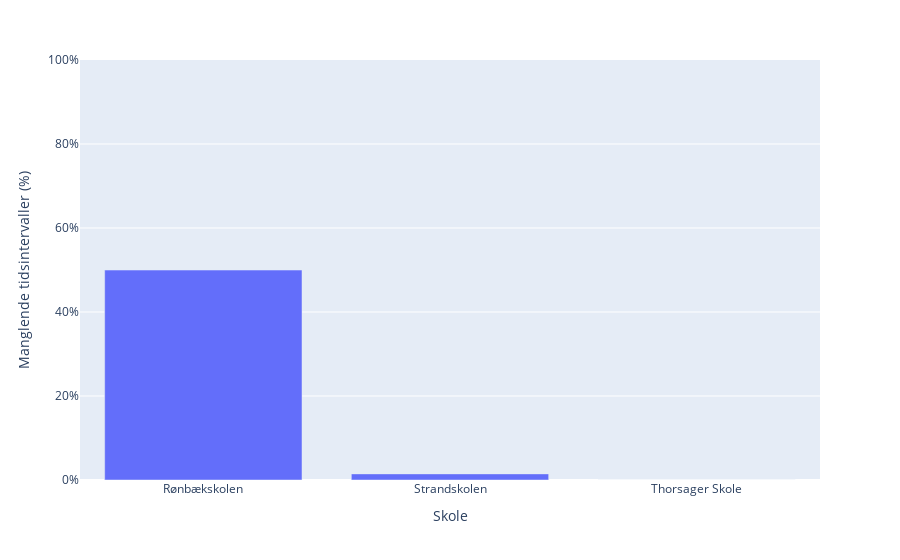

Notebook source saved alongside this figure:
### Code cell
fig = (
    ratios
    .sort_values("msg_ratio")
    .groupby("skole")
    .agg({"msg_ratio": "mean"})
    .sort_values("msg_ratio")
    .reset_index()
    .assign(msg_ratio=lambda d: (1 - d["msg_ratio"]) * 100)
    .plot(
        kind="bar",
        x="skole",
        y="msg_ratio",
        # y range
        range_y=(0, 100),
    )
)
fig.update_layout(yaxis_title='Manglende tidsintervaller (%)', xaxis_title='Skole')
# # set percentage tick suffix
fig.update_yaxes(ticksuffix="%")

### Figure 1 — Plotly figure (JSON) as saved in the notebook; plotly's stock layout.template omitted (floating-point values rounded to 4 significant figures)
{"data": [{"alignmentgroup": "True", "hovertemplate": "skole=%{x}<br>msg_ratio=%{y}<extra></extra>", "legendgroup": "", "marker": {"color": "#636efa", "pattern": {"shape": ""}}, "name": "", "offsetgroup": "", "orientation": "v", "showlegend": false, "textposition": "auto", "type": "bar", "x": ["Rønbækskolen", "Strandskolen", "Thorsager Skole"], "xaxis": "x", "y": [49.99, 1.456, 0], "yaxis": "y"}], "layout": {"barmode": "relative", "legend": {"tracegroupgap": 0}, "margin": {"t": 60}, "xaxis": {"anchor": "y", "domain": [0, 1], "title": {"text": "Skole"}}, "yaxis": {"anchor": "x", "domain": [0, 1], "range": [0, 100], "ticksuffix": "%", "title": {"text": "Manglende tidsintervaller (%)"}}}}
